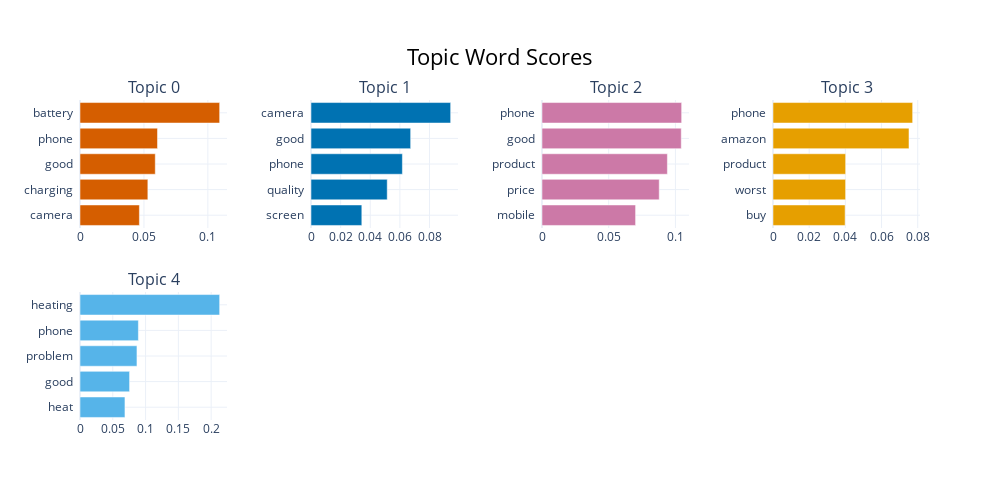

Notebook code cell kept with this figure:
### Code cell
topic_model.visualize_barchart()

### Figure 1 — Plotly figure (JSON) as saved in the notebook; plotly's stock layout.template omitted (floating-point values rounded to 4 significant figures)
{"data": [{"marker": {"color": "#D55E00"}, "orientation": "h", "type": "bar", "x": [0.04644, 0.05306, 0.05886, 0.0606, 0.1092], "xaxis": "x", "y": ["camera  ", "charging  ", "good  ", "phone  ", "battery  "], "yaxis": "y"}, {"marker": {"color": "#0072B2"}, "orientation": "h", "type": "bar", "x": [0.03431, 0.05145, 0.06169, 0.06727, 0.09427], "xaxis": "x2", "y": ["screen  ", "quality  ", "phone  ", "good  ", "camera  "], "yaxis": "y2"}, {"marker": {"color": "#CC79A7"}, "orientation": "h", "type": "bar", "x": [0.07015, 0.08787, 0.09398, 0.1044, 0.1047], "xaxis": "x3", "y": ["mobile  ", "price  ", "product  ", "good  ", "phone  "], "yaxis": "y3"}, {"marker": {"color": "#E69F00"}, "orientation": "h", "type": "bar", "x": [0.03986, 0.04013, 0.04015, 0.07516, 0.07719], "xaxis": "x4", "y": ["buy  ", "worst  ", "product  ", "amazon  ", "phone  "], "yaxis": "y4"}, {"marker": {"color": "#56B4E9"}, "orientation": "h", "type": "bar", "x": [0.06855, 0.0756, 0.08684, 0.08902, 0.213], "xaxis": "x5", "y": ["heat  ", "good  ", "problem  ", "phone  ", "heating  "], "yaxis": "y5"}], "layout": {"annotations": [{"font": {"size": 16}, "showarrow": false, "text": "Topic 0", "x": 0.0875, "xanchor": "center", "xref": "paper", "y": 1, "yanchor": "bottom", "yref": "paper"}, {"font": {"size": 16}, "showarrow": false, "text": "Topic 1", "x": 0.3625, "xanchor": "center", "xref": "paper", "y": 1, "yanchor": "bottom", "yref": "paper"}, {"font": {"size": 16}, "showarrow": false, "text": "Topic 2", "x": 0.6375, "xanchor": "center", "xref": "paper", "y": 1, "yanchor": "bottom", "yref": "paper"}, {"font": {"size": 16}, "showarrow": false, "text": "Topic 3", "x": 0.9125, "xanchor": "center", "xref": "paper", "y": 1, "yanchor": "bottom", "yref": "paper"}, {"font": {"size": 16}, "showarrow": false, "text": "Topic 4", "x": 0.0875, "xanchor": "center", "xref": "paper", "y": 0.4, "yanchor": "bottom", "yref": "paper"}], "height": 500, "hoverlabel": {"bgcolor": "white", "font": {"family": "Rockwell", "size": 16}}, "showlegend": false, "title": {"font": {"color": "Black", "size": 22}, "text": "Topic Word Scores", "x": 0.5, "xanchor": "center", "yanchor": "top"}, "width": 1000, "xaxis": {"anchor": "y", "autorange": true, "domain": [0, 0.175], "range": [0, 0.115], "showgrid": true, "type": "linear"}, "xaxis2": {"anchor": "y2", "autorange": true, "domain": [0.275, 0.45], "range": [0, 0.09923], "showgrid": true, "type": "linear"}, "xaxis3": {"anchor": "y3", "autorange": true, "domain": [0.55, 0.725], "range": [0, 0.1102], "showgrid": true, "type": "linear"}, "xaxis4": {"anchor": "y4", "autorange": true, "domain": [0.825, 1], "range": [0, 0.08125], "showgrid": true, "type": "linear"}, "xaxis5": {"anchor": "y5", "autorange": true, "domain": [0, 0.175], "range": [0, 0.2242], "showgrid": true, "type": "linear"}, "xaxis6": {"anchor": "y6", "domain": [0.275, 0.45], "showgrid": true}, "xaxis7": {"anchor": "y7", "domain": [0.55, 0.725], "showgrid": true}, "xaxis8": {"anchor": "y8", "domain": [0.825, 1], "showgrid": true}, "yaxis": {"anchor": "x", "autorange": true, "domain": [0.6, 1], "range": [-0.5, 4.5], "showgrid": true, "type": "category"}, "yaxis2": {"anchor": "x2", "autorange": true, "domain": [0.6, 1], "range": [-0.5, 4.5], "showgrid": true, "type": "category"}, "yaxis3": {"anchor": "x3", "autorange": true, "domain": [0.6, 1], "range": [-0.5, 4.5], "showgrid": true, "type": "category"}, "yaxis4": {"anchor": "x4", "autorange": true, "domain": [0.6, 1], "range": [-0.5, 4.5], "showgrid": true, "type": "category"}, "yaxis5": {"anchor": "x5", "autorange": true, "domain": [0, 0.4], "range": [-0.5, 4.5], "showgrid": true, "type": "category"}, "yaxis6": {"anchor": "x6", "domain": [0, 0.4], "showgrid": true}, "yaxis7": {"anchor": "x7", "domain": [0, 0.4], "showgrid": true}, "yaxis8": {"anchor": "x8", "domain": [0, 0.4], "showgrid": true}}}
